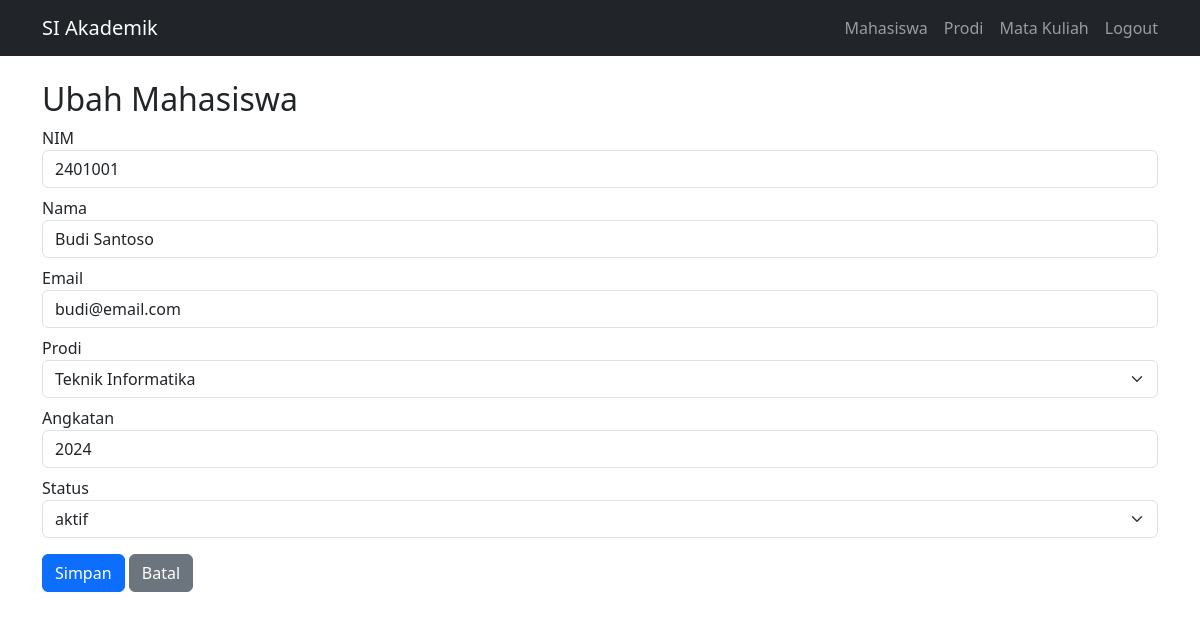
The app's page /mahasiswa/edit?id=1 (signed in) with its own data.
### tables this page shows
CREATE TABLE IF NOT EXISTS mahasiswa (
    id INT AUTO_INCREMENT PRIMARY KEY,
    nim VARCHAR(20) NOT NULL UNIQUE,
    nama VARCHAR(100) NOT NULL,
    email VARCHAR(100) NOT NULL,
    prodi_id INT NOT NULL,
    angkatan YEAR NOT NULL,
    status ENUM('aktif', 'cuti', 'lulus') DEFAULT 'aktif',
    created_at TIMESTAMP DEFAULT CURRENT_TIMESTAMP,
    updated_at TIMESTAMP DEFAULT CURRENT_TIMESTAMP ON UPDATE CURRENT_TIMESTAMP,
    CONSTRAINT fk_mahasiswa_prodi FOREIGN KEY (prodi_id) REFERENCES prodi(id)
        ON DELETE RESTRICT ON UPDATE CASCADE
);

### app/Core/Controller.php (called while the page is built, shortened)
<?php
class Controller
{
    protected function url(string $path = '/'): string
    {
        $base = str_replace('\\', '/', dirname($_SERVER['SCRIPT_NAME']));
        return rtrim($base, '/') . '/' . ltrim($path, '/');
    }
}

### app/Models/MahasiswaRepository.php (called while the page is built, shortened)
<?php
class MahasiswaRepository
{
    private PDO $pdo;
    public function __construct(Database $database) { $this->pdo = $database->getConnection(); }
    public function find(int $id): ?array { $s=$this->pdo->prepare('SELECT * FROM mahasiswa WHERE id=:id'); $s->execute(['id'=>$id]); return $s->fetch() ?: null; }
    public function prodiOptions(): array { return $this->pdo->query('SELECT id, nama FROM prodi ORDER BY nama')->fetchAll(); }
}

### app/Core/Database.php (called while the page is built, shortened)
<?php
class Database
{
    private PDO $connection;
    public function __construct()
    {
        $config = require __DIR__ . '/../../config/database.php';
        $dsn = "mysql:host={$config['host']};dbname={$config['dbname']};charset={$config['charset']}";
        $this->connection = new PDO($dsn, $config['username'], $config['password'], [
            PDO::ATTR_ERRMODE => PDO::ERRMODE_EXCEPTION,
            PDO::ATTR_DEFAULT_FETCH_MODE => PDO::FETCH_ASSOC,
            PDO::ATTR_EMULATE_PREPARES => false,
        ]);
    }
    public function getConnection(): PDO { return $this->connection; }
}

### config/database.php (called while the page is built)
<?php
return [
    'host' => 'localhost', 'dbname' => 'si_akademik',
    'username' => 'root', 'password' => '', 'charset' => 'utf8mb4',
];

### app/Controllers/MahasiswaController.php (the view, shortened to what this page needs)
<?php
class MahasiswaController extends Controller
{
    public function edit(): void { $d=$this->repo->find((int)($_GET['id']??0));if(!$d){http_response_code(404);echo 'Data mahasiswa tidak ditemukan.';return;}$this->form('Ubah Mahasiswa','/mahasiswa/update?id='.(int)$d['id'],$d); }
    private function form(string $title,string $action,array $d): void { echo '<h2>'.$title.'</h2><form method="post" action="'.$this->url($action).'"><div class="mb-2"><label>NIM</label><input class="form-control" name="nim" required value="'.htmlspecialchars($d['nim']).'"></div><div class="mb-2"><label>Nama</label><input class="form-control" name="nama" required value="'.htmlspecialchars($d['nama']).'"></div><div class="mb-2"><label>Email</label><input class="form-control" type="email" name="email" required value="'.htmlspecialchars($d['email']).'"></div><div class="mb-2"><label>Prodi</label><select class="form-select" name="prodi_id" required><option value="">-- Pilih Prodi --</option>';foreach($this->repo->prodiOptions() as $p){$s=(int)$d['prodi_id']===(int)$p['id']?' selected':'';echo '<option value="'.$p['id'].'"'.$s.'>'.htmlspecialchars($p['nama']).'</option>';}echo '</select></div><div class="mb-2"><label>Angkatan</label><input class="form-control" type="number" name="angkatan" required value="'.htmlspecialchars((string)$d['angkatan']).'"></div><div class="mb-3"><label>Status</label><select class="form-select" name="status">';foreach(['aktif','cuti','lulus'] as $status){$s=$d['status']===$status?' selected':'';echo '<option'.$s.'>'. $status .'</option>';}echo '</select></div><button class="btn btn-primary">Simpan</button> <a class="btn btn-secondary" href="'.$this->url('/mahasiswa').'">Batal</a></form>'; }
}

### records on screen
mahasiswa: nim "2401001", nama "Budi Santoso", email "budi@email.com", angkatan "2024"

### other values on screen
$title "Ubah Mahasiswa"
form field prodi_id "Teknik Informatika"
form field status "aktif"
